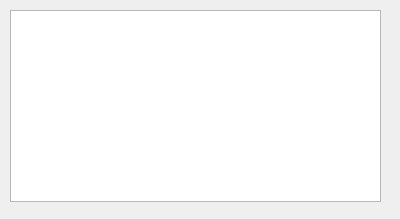
<?xml version="1.0" encoding="UTF-8"?>
<ui version="4.0">
 <class>Form</class>
 <widget class="QWidget" name="Form">
  <property name="geometry">
   <rect>
    <x>0</x>
    <y>0</y>
    <width>400</width>
    <height>219</height>
   </rect>
  </property>
  <property name="windowTitle">
   <string>Data</string>
  </property>
  <widget class="QTableWidget" name="tblData">
   <property name="geometry">
    <rect>
     <x>10</x>
     <y>10</y>
     <width>371</width>
     <height>192</height>
    </rect>
   </property>
  </widget>
 </widget>
 <resources/>
 <connections/>
</ui>
